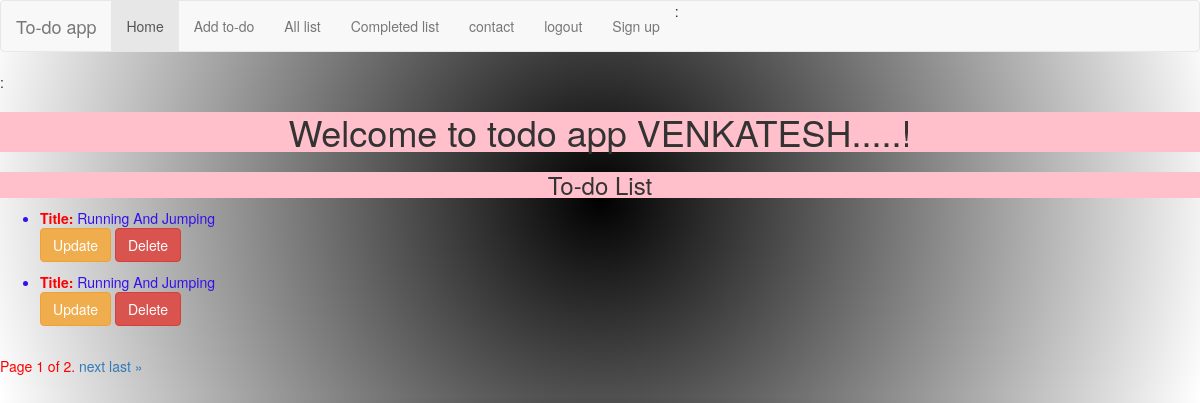
Screenshot of /home/ (signed in) with the database file from the repository.
### todoapp/models.py (models this page shows, shortened)
class TodoListModel(models.Model):
    STATUS_CHOICES =(
    ("START", "START"),
    ("IN-PROGRESS", "IN-PROGRESS"),
    ("DONE", "DONE"),
    )
    title = models.CharField(max_length=100)
    details=models.TextField(max_length=200)
    status=models.CharField(max_length=20,choices=STATUS_CHOICES)
    user = models.ForeignKey(User,on_delete=models.CASCADE)

### todoapp/views.py (the view)
# urls.py: 2. Add a URL to urlpatterns:  path('', views.home, name='home')
@login_required (login_url='/login')
def home(request):
    sdata=TodoListModel.objects.filter(user=request.user,status='START')
    paginator=Paginator(sdata,page_size)
    page_number = request.GET.get('page')
    try:
        sdata=paginator.page(page_number)
    except PageNotAnInteger:
        sdata=paginator.page(1)
    except EmptyPage:
        sdata=paginator.page(paginator.num_pages)
    return render(request,'todoapp/home.html',{'sdata':sdata})

### todoapp/templates/todoapp/home.html (shortened to what this page needs)
{% extends 'todoapp/base.html' %}
{% load static %}
{% block content %}
{% if request.user.is_authenticated %}:
    <center><h1> Welcome to todo app {{request.user.first_name|upper}}.....!</h1></center>
{% endif %}
<center><h3>To-do List</h3></center>
{% for todo in sdata %}
<ul>
<li><b>Title:    </b>{{todo.title|title}}</li>
<a href="/update/{{todo.id}}" class='btn btn-warning'>Update</a>
<a href="/delete/{{todo.id}}" class='btn btn-danger'>Delete</a>
</ul>
{% endfor %}
<div class="pagination">
    <span class="step-links">
        <span class="current">
            Page {{ sdata.number }} of {{ sdata.paginator.num_pages }}.
        </span>
        {% if sdata.has_next %}
            <a href="?page={{ sdata.next_page_number }}">next</a>
            <a href="?page={{ sdata.paginator.num_pages }}">last &raquo;</a>
        {% endif %}
    </span>
</div>
{% endblock %}

### todoapp/static/css/demo.css (style rules this page uses)
label,span,input { color: white; }
h1,h3 { background-color: pink; }
a,b { color:red; }
li { color:#3210eb; }
body { background: radial-gradient(circle, black, white); }
.current { color:red; }

### rows the page displays
TodoListModel: title "Running And Jumping"
TodoListModel: title "Running And Jumping"

### other values shown
{{ request.user.first_name|upper }} "VENKATESH"
{{ sdata.number }} "1"
{{ sdata.paginator.num_pages }} "2"
